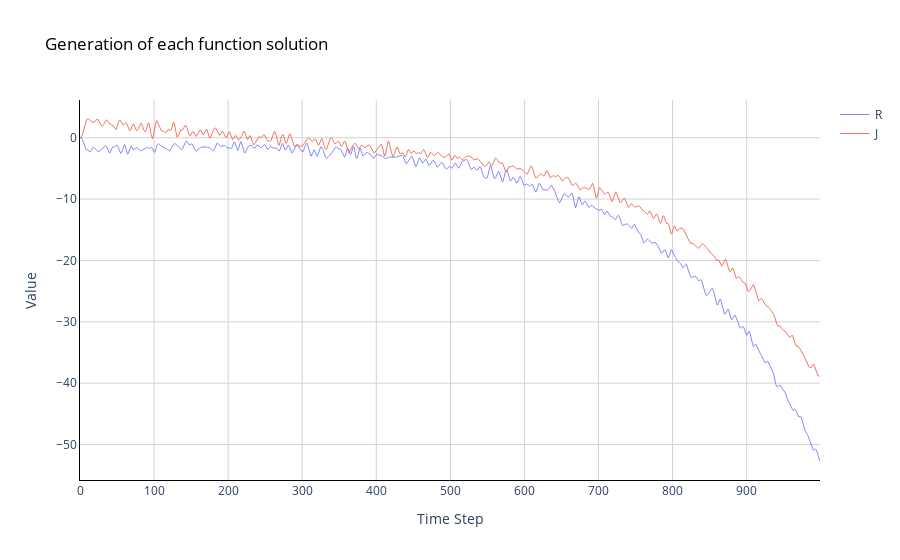

Write notebook code for a chart like this one.
### Code cell
# Ve bieu do
fig = go.Figure()
for func in df.index:
    fig.add_trace(go.Scatter(x=df.loc[func, :].index, 
                             y=df.loc[func, :].values,
                             mode='lines',
                             name=func,
                             opacity=0.8,
                             line=dict(width=1)
                            ))

# Doi mau nen bieu do
fig.update_layout(dict(plot_bgcolor = 'white'), showlegend=True)

# Cap nhat cac duong truc
fig.update_xaxes(showgrid=True, gridwidth=1, gridcolor='lightgrey', 
                 zeroline=True, zerolinewidth=1, zerolinecolor='lightgrey', 
                 showline=True, linewidth=1, linecolor='black',
                 title='Time Step'
                )

fig.update_yaxes(showgrid=True, gridwidth=1, gridcolor='lightgrey', 
                 zeroline=True, zerolinewidth=1, zerolinecolor='lightgrey', 
                 showline=True, linewidth=1, linecolor='black',
                 title='Value'
                )

# Them tieu de cho do thi
fig.update_layout(title=dict(text="Generation of each function solution", font=dict(color='black')))

fig.show()

### Figure 1 — Plotly figure (JSON) as saved in the notebook; plotly's stock layout.template omitted (floating-point values rounded to 4 significant figures; data arrays with more than 128 entries replaced by an {"elided": "..."} marker saying what was removed)
{"data": [{"line": {"width": 1}, "mode": "lines", "name": "R", "opacity": 0.8, "type": "scatter", "x": {"elided": "1000 int values"}, "y": {"elided": "1000 float values"}}, {"line": {"width": 1}, "mode": "lines", "name": "J", "opacity": 0.8, "type": "scatter", "x": {"elided": "1000 int values"}, "y": {"elided": "1000 float values"}}], "layout": {"plot_bgcolor": "white", "showlegend": true, "title": {"font": {"color": "black"}, "text": "Generation of each function solution"}, "xaxis": {"gridcolor": "lightgrey", "gridwidth": 1, "linecolor": "black", "linewidth": 1, "showgrid": true, "showline": true, "title": {"text": "Time Step"}, "zeroline": true, "zerolinecolor": "lightgrey", "zerolinewidth": 1}, "yaxis": {"gridcolor": "lightgrey", "gridwidth": 1, "linecolor": "black", "linewidth": 1, "showgrid": true, "showline": true, "title": {"text": "Value"}, "zeroline": true, "zerolinecolor": "lightgrey", "zerolinewidth": 1}}}
